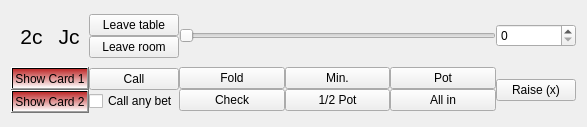
       <widget class="QWidget" name="gridLayoutWidget">
        <property name="geometry">
         <rect>
          <x>480</x>
          <y>530</y>
          <width>587</width>
          <height>127</height>
         </rect>
        </property>
        <layout class="QGridLayout" name="grlGbuttons">
         <property name="horizontalSpacing">
          <number>0</number>
         </property>
         <item row="0" column="2">
          <widget class="QSlider" name="slBetSize">
           <property name="orientation">
            <enum>Qt::Horizontal</enum>
           </property>
          </widget>
         </item>
         <item row="0" column="3">
          <widget class="QSpinBox" name="sbBetSize"/>
         </item>
         <item row="1" column="2">
          <layout class="QHBoxLayout" name="velGbetbtns">
           <item>
            <layout class="QVBoxLayout" name="velGfoldcheckbtns">
             <property name="spacing">
              <number>0</number>
             </property>
             <item>
              <widget class="QPushButton" name="btnFold">
               <property name="text">
                <string>Fold</string>
               </property>
              </widget>
             </item>
             <item>
              <widget class="QPushButton" name="btnCheck">
               <property name="text">
                <string>Check</string>
               </property>
              </widget>
             </item>
            </layout>
           </item>
           <item>
            <layout class="QVBoxLayout" name="velGminhalfpotbtns">
             <property name="spacing">
              <number>0</number>
             </property>
             <item>
              <widget class="QPushButton" name="btnBetMin">
               <property name="text">
                <string>Min.</string>
               </property>
              </widget>
             </item>
             <item>
              <widget class="QPushButton" name="btnBetHalfPot">
               <property name="text">
                <string>1/2 Pot</string>
               </property>
              </widget>
             </item>
            </layout>
           </item>
           <item>
            <layout class="QVBoxLayout" name="velGallinpotbtns">
             <property name="spacing">
              <number>0</number>
             </property>
             <item>
              <widget class="QPushButton" name="btnBetPot">
               <property name="text">
                <string>Pot</string>
               </property>
              </widget>
             </item>
             <item>
              <widget class="QPushButton" name="btnBetAllIn">
               <property name="text">
                <string>All in</string>
               </property>
              </widget>
             </item>
            </layout>
           </item>
          </layout>
         </item>
         <item row="1" column="1">
          <layout class="QVBoxLayout" name="velGcallbtns">
           <property name="spacing">
            <number>0</number>
           </property>
           <item>
            <widget class="QPushButton" name="btnCall">
             <property name="text">
              <string>Call</string>
             </property>
            </widget>
           </item>
           <item>
            <widget class="QCheckBox" name="cbCallAnyBet">
             <property name="text">
              <string>Call any bet</string>
             </property>
            </widget>
           </item>
          </layout>
         </item>
         <item row="0" column="1">
          <layout class="QVBoxLayout" name="velGleavebtns">
           <property name="spacing">
            <number>0</number>
           </property>
           <item>
            <widget class="QPushButton" name="btnLeaveTable">
             <property name="text">
              <string>Leave table</string>
             </property>
            </widget>
           </item>
           <item>
            <widget class="QPushButton" name="btnLeaveRoom">
             <property name="text">
              <string>Leave room</string>
             </property>
            </widget>
           </item>
          </layout>
         </item>
         <item row="1" column="0">
          <layout class="QVBoxLayout" name="velGshowcardbtns">
           <property name="spacing">
            <number>0</number>
           </property>
           <item>
            <widget class="QPushButton" name="btnShowCard1">
             <property name="styleSheet">
              <string notr="true">background-color: qlineargradient(spread:pad, x1:0, y1:0, x2:0, y2:1, stop:0 rgba(180, 0, 0, 210), stop:1 rgba(255, 255, 255, 255))</string>
             </property>
             <property name="text">
              <string>Show Card 1</string>
             </property>
            </widget>
           </item>
           <item>
            <widget class="QPushButton" name="btnShowCard2">
             <property name="styleSheet">
              <string notr="true">background-color: qlineargradient(spread:pad, x1:0, y1:0, x2:0, y2:1, stop:0 rgba(180, 0, 0, 210), stop:1 rgba(255, 255, 255, 255))</string>
             </property>
             <property name="text">
              <string>Show Card 2</string>
             </property>
            </widget>
           </item>
          </layout>
         </item>
         <item row="1" column="3">
          <widget class="QPushButton" name="btnBetRaise">
           <property name="text">
            <string>Raise (x)</string>
           </property>
          </widget>
         </item>
         <item row="0" column="0">
          <layout class="QHBoxLayout" name="holCardPreview">
           <item>
            <widget class="QLabel" name="lblCardPreview1">
             <property name="maximumSize">
              <size>
               <width>35</width>
               <height>46</height>
              </size>
             </property>
             <property name="styleSheet">
              <string notr="true">font: 150 16pt;</string>
             </property>
             <property name="text">
              <string>2c</string>
             </property>
             <property name="alignment">
              <set>Qt::AlignCenter</set>
             </property>
            </widget>
           </item>
           <item>
            <widget class="QLabel" name="lblCardPreview2">
             <property name="maximumSize">
              <size>
               <width>34</width>
               <height>46</height>
              </size>
             </property>
             <property name="styleSheet">
              <string notr="true">font: 150 16pt;</string>
             </property>
             <property name="text">
              <string>Jc</string>
             </property>
             <property name="alignment">
              <set>Qt::AlignCenter</set>
             </property>
            </widget>
           </item>
          </layout>
         </item>
        </layout>
       </widget>
